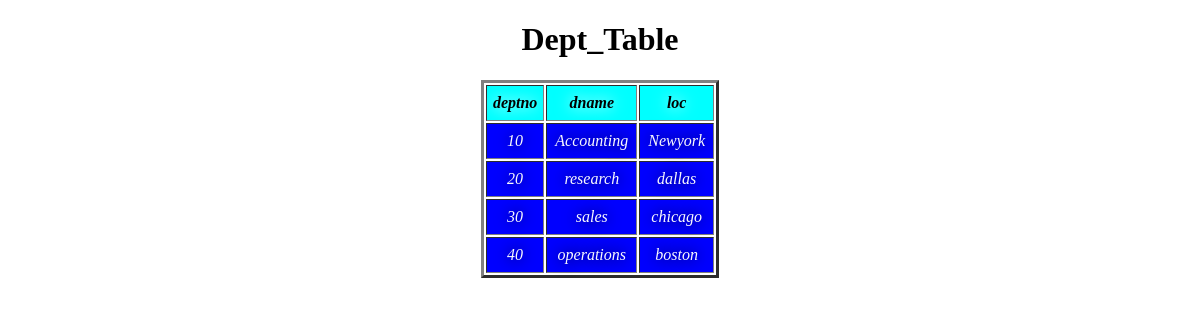
Page /display_dept/ on the committed database.
### app/models.py (models this page shows, shortened)
class Dept_Table(models.Model):
    deptno=models.IntegerField(primary_key=True)
    dname=models.CharField(max_length=100)
    loc=models.CharField(max_length=100)

### app/views.py (the view)
# urls.py: path('display_dept/',display_dept,name='display_dept'),
def display_dept(request):
    LOD=Dept_Table.objects.all()
    d={'dept':LOD}
    return render(request,'display_dept.html',d)

### templates/display_dept.html (shortened to what this page needs)
{% load static %}
<!DOCTYPE html>
<html lang="en">
<head>
    <link rel="stylesheet" href="{% static 'css/c1.css'%}">
</head>
<body>
    <center>
        <h1>Dept_Table</h1>
        <table border="3px">
            <tr>
                <th id="a">deptno</th>
                <th id="b">dname</th>
                <th id="c">loc</th>
            </tr>
        {% for d in dept %}
        <tr>
            <td class="abc">{{d.deptno}}</td>
            <td class="abc">{{d.dname}}</td>
            <td class="abc">{{d.loc}}</td>
        </tr>
        {% endfor %}
        </table>
    </center>
</body>
</html>

### static/css/c1.css (style rules this page uses)
body { background-image: url(https://wallpapersmug.com/download/950x1534/5ea1ab/rose-flower-pink-portrait.jpg); background-repeat: no-repeat; background-size: cover; background-position: center; }
#a { color: black; background-color:aqua; text-align: center; padding: 6px; font-size: medium; font-style: italic; text-shadow: 0 0 15px ghostwhite; }
#b { color: black; background-color: aqua; padding: 8px; font-size: medium; font-style: italic; text-shadow: 0 0 15px ghostwhite; }
#c { color: black; background-color: aqua; padding: 8px; font-size: medium; font-style: italic; text-shadow: 0 0 15px ghostwhite; }
.abc { background-color: blue; color: ghostwhite; text-align: center; padding: 8px; font-size: medium; font-style: italic; text-shadow: 0 0 15px black; }

### rows in the picture
Dept_Table: deptno "10", dname "Accounting", loc "Newyork"
Dept_Table: deptno "20", dname "research", loc "dallas"
Dept_Table: deptno "30", dname "sales", loc "chicago"
Dept_Table: deptno "40", dname "operations", loc "boston"
